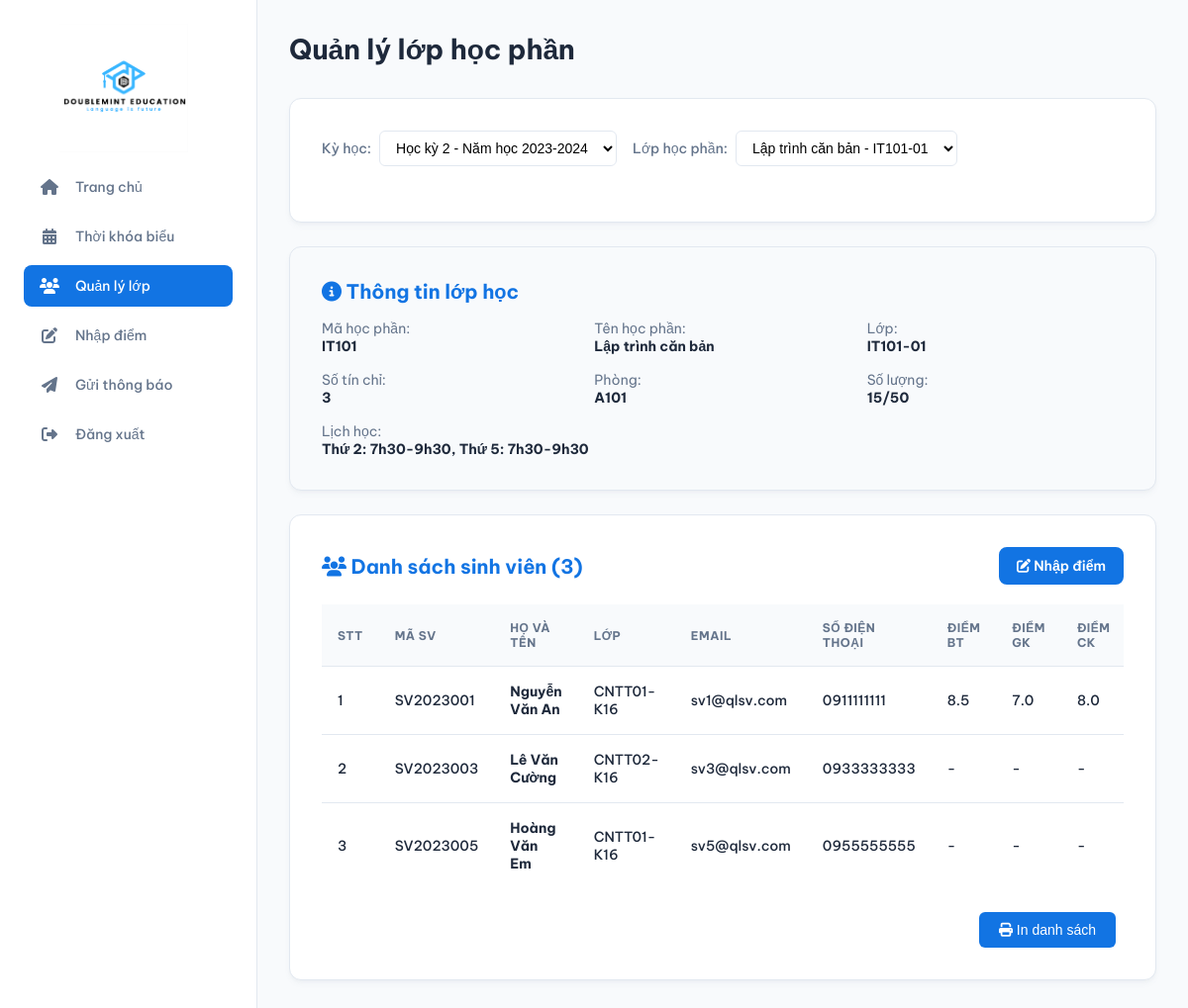
The app's page /teacher/quan_ly_lop.php (signed in) with its own data.
### tables this page shows
CREATE TABLE class_courses (
    id INT AUTO_INCREMENT PRIMARY KEY,
    course_id INT NOT NULL,
    teacher_id INT NOT NULL,
    semester_id INT NOT NULL,
    class_name VARCHAR(100) NOT NULL,
    schedule TEXT,
    room VARCHAR(50),
    current_students INT DEFAULT 0,
    max_students INT DEFAULT 50,
    status ENUM('open', 'full', 'closed') DEFAULT 'open',
    created_at TIMESTAMP DEFAULT CURRENT_TIMESTAMP,
    FOREIGN KEY (course_id) REFERENCES courses(id) ON DELETE CASCADE,
    FOREIGN KEY (teacher_id) REFERENCES teachers(id) ON DELETE CASCADE,
    FOREIGN KEY (semester_id) REFERENCES semesters(id) ON DELETE CASCADE,
    INDEX idx_semester (semester_id),
    INDEX idx_teacher (teacher_id)
);

CREATE TABLE courses (
    id INT AUTO_INCREMENT PRIMARY KEY,
    course_code VARCHAR(20) UNIQUE NOT NULL,
    course_name VARCHAR(200) NOT NULL,
    credits INT NOT NULL,
    max_students INT DEFAULT 50,
    description TEXT,
    created_at TIMESTAMP DEFAULT CURRENT_TIMESTAMP,
    INDEX idx_course_code (course_code)
);

CREATE TABLE enrollments (
    id INT AUTO_INCREMENT PRIMARY KEY,
    student_id INT NOT NULL,
    class_course_id INT NOT NULL,
    enrollment_date TIMESTAMP DEFAULT CURRENT_TIMESTAMP,
    status ENUM('registered', 'studying', 'completed', 'dropped') DEFAULT 'registered',
    FOREIGN KEY (student_id) REFERENCES students(id) ON DELETE CASCADE,
    FOREIGN KEY (class_course_id) REFERENCES class_courses(id) ON DELETE CASCADE,
    UNIQUE KEY unique_enrollment (student_id, class_course_id),
    INDEX idx_student (student_id),
    INDEX idx_class_course (class_course_id)
);

CREATE TABLE students (
    id INT AUTO_INCREMENT PRIMARY KEY,
    user_id INT NOT NULL,
    student_code VARCHAR(20) UNIQUE NOT NULL,
    class VARCHAR(50),
    major VARCHAR(100),
    enrollment_year INT,
    gpa DECIMAL(3,2) DEFAULT 0.00,
    total_credits INT DEFAULT 0,
    FOREIGN KEY (user_id) REFERENCES users(id) ON DELETE CASCADE,
    INDEX idx_student_code (student_code)
);

CREATE TABLE users (
    id INT AUTO_INCREMENT PRIMARY KEY,
    email VARCHAR(100) UNIQUE NOT NULL,
    password VARCHAR(255) NOT NULL,
    role ENUM('student', 'teacher', 'admin') NOT NULL,
    full_name VARCHAR(100) NOT NULL,
    phone VARCHAR(15),
    address TEXT,
    status ENUM('active', 'inactive') DEFAULT 'active',
    created_at TIMESTAMP DEFAULT CURRENT_TIMESTAMP,
    updated_at TIMESTAMP DEFAULT CURRENT_TIMESTAMP ON UPDATE CURRENT_TIMESTAMP,
    INDEX idx_email (email),
    INDEX idx_role (role)
);

CREATE TABLE grades (
    id INT AUTO_INCREMENT PRIMARY KEY,
    enrollment_id INT NOT NULL,
    assignment_score DECIMAL(4,2) DEFAULT NULL,
    midterm_score DECIMAL(4,2) DEFAULT NULL,
    final_score DECIMAL(4,2) DEFAULT NULL,
    total_score DECIMAL(4,2) DEFAULT NULL,
    letter_grade VARCHAR(5) DEFAULT NULL,
    updated_at TIMESTAMP DEFAULT CURRENT_TIMESTAMP ON UPDATE CURRENT_TIMESTAMP,
    FOREIGN KEY (enrollment_id) REFERENCES enrollments(id) ON DELETE CASCADE,
    UNIQUE KEY unique_grade (enrollment_id)
);

### config/db_connect.php (called while the page is built, shortened)
<?php
function executeQuery($conn, $sql) {
    $result = $conn->query($sql);
    return $result;
}
function fetchOne($conn, $sql) {
    $result = executeQuery($conn, $sql);
    if ($result && $result->num_rows > 0) {
        return $result->fetch_assoc();
    }
    return null;
}
function fetchAll($conn, $sql) {
    $result = executeQuery($conn, $sql);
    $data = array();
    if ($result && $result->num_rows > 0) {
        while ($row = $result->fetch_assoc()) {
            $data[] = $row;
        }
    }
    return $data;
}
?>

### config/auth.php (called while the page is built, shortened)
<?php
function isLoggedIn() {
    return isset($_SESSION['user_id']) && isset($_SESSION['role']);
}
function getCurrentUser() {
    if (isLoggedIn()) {
        return array(
            'id' => $_SESSION['user_id'] ?? null,
            'email' => $_SESSION['email'] ?? '',
            'role' => $_SESSION['role'] ?? '',
            'full_name' => $_SESSION['full_name'] ?? ''
        );
    }
    return null;
}
function getTeacherIdByUserId($conn, $userId) {
    $sql = "SELECT id FROM teachers WHERE user_id = " . intval($userId);
    $result = fetchOne($conn, $sql);
    return $result ? $result['id'] : null;
}
?>

### teacher/quan_ly_lop.php (the view, shortened to what this page needs)
<?php
require_once '../config/db_connect.php';
require_once '../config/auth.php';
$currentUser = getCurrentUser();
$teacherId = getTeacherIdByUserId($conn, $currentUser['id']);
$sqlCurrentSemester = "SELECT * FROM semesters WHERE is_active = 'yes' LIMIT 1";
$currentSemester = fetchOne($conn, $sqlCurrentSemester);
$sqlSemesters = "SELECT * FROM semesters ORDER BY start_date DESC";
$semesters = fetchAll($conn, $sqlSemesters);
$selectedSemesterId = intval($_GET['semester_id'] ?? ($currentSemester['id'] ?? 0));
$selectedClassId = intval($_GET['class_id'] ?? 0);
$classes = [];
if ($selectedSemesterId > 0) {
    $sqlClasses = "SELECT cc.*, c.course_code, c.course_name, c.credits
                   FROM class_courses cc
                   INNER JOIN courses c ON cc.course_id = c.id
                   WHERE cc.teacher_id = $teacherId AND cc.semester_id = $selectedSemesterId
                   ORDER BY c.course_name";
    $classes = fetchAll($conn, $sqlClasses);
    if ($selectedClassId === 0 && count($classes) > 0) {
        $selectedClassId = $classes[0]['id'];
    }
}
$students = [];
$classInfo = null;
if ($selectedClassId > 0) {
    $sqlClassInfo = "SELECT cc.*, c.course_code, c.course_name, c.credits
                     FROM class_courses cc
                     INNER JOIN courses c ON cc.course_id = c.id
                     WHERE cc.id = $selectedClassId";
    $classInfo = fetchOne($conn, $sqlClassInfo);
    $sqlStudents = "SELECT s.student_code, u.full_name, u.email, u.phone, s.class as student_class,
                    e.id as enrollment_id, e.enrollment_date,
                    g.assignment_score, g.midterm_score, g.final_score, g.total_score, g.letter_grade
                    FROM enrollments e
                    INNER JOIN students s ON e.student_id = s.id
                    INNER JOIN users u ON s.user_id = u.id
                    LEFT JOIN grades g ON e.id = g.enrollment_id
                    WHERE e.class_course_id = $selectedClassId
                    ORDER BY s.student_code";
    $students = fetchAll($conn, $sqlStudents);
}
include '../includes/header.php';
?>
<div class="main-header">
    <div class="page-title">
        <h1>Quản lý lớp học phần</h1>
    </div>
</div>
<div class="card" style="margin-bottom: 24px;">
    <div class="filter-section">
        <div class="filter-group">
            <label for="semester">Kỳ học:</label>
            <select id="semester" name="semester" onchange="window.location.href='quan_ly_lop.php?semester_id=' + this.value">
                <?php foreach ($semesters as $sem): ?>
                    <option value="<?php echo $sem['id']; ?>" <?php echo ($sem['id'] == $selectedSemesterId) ? 'selected' : ''; ?>>
                        <?php echo htmlspecialchars($sem['semester_name']); ?>
                    </option>
                <?php endforeach; ?>
            </select>
        </div>
        <?php if (count($classes) > 0): ?>
            <div class="filter-group">
                <label for="class">Lớp học phần:</label>
                <select id="class" name="class" onchange="window.location.href='quan_ly_lop.php?semester_id=<?php echo $selectedSemesterId; ?>&class_id=' + this.value">
                    <?php foreach ($classes as $cls): ?>
                        <option value="<?php echo $cls['id']; ?>" <?php echo ($cls['id'] == $selectedClassId) ? 'selected' : ''; ?>>
                            <?php echo htmlspecialchars($cls['course_name'] . ' - ' . $cls['class_name']); ?>
                        </option>
                    <?php endforeach; ?>
                </select>
            </div>
        <?php endif; ?>
    </div>
</div>
<?php if ($classInfo): ?>
    <div class="card" style="margin-bottom: 24px; background-color: #f8fafc;">
        <h2 style="font-size: 20px; margin-bottom: 16px; color: var(--primary-color);">
            <i class="fas fa-info-circle"></i> Thông tin lớp học
        </h2>
        <div style="display: grid; grid-template-columns: repeat(auto-fit, minmax(250px, 1fr)); gap: 16px;">
            <div>
                <span style="color: var(--text-secondary); font-size: 14px;">Mã học phần:</span>
                <br>
                <strong><?php echo htmlspecialchars($classInfo['course_code']); ?></strong>
            </div>
            <div>
                <span style="color: var(--text-secondary); font-size: 14px;">Tên học phần:</span>
                <br>
                <strong><?php echo htmlspecialchars($classInfo['course_name']); ?></strong>
            </div>
            <div>
                <span style="color: var(--text-secondary); font-size: 14px;">Lớp:</span>
                <br>
                <strong><?php echo htmlspecialchars($classInfo['class_name']); ?></strong>
            </div>
            <div>
                <span style="color: var(--text-secondary); font-size: 14px;">Số tín chỉ:</span>
                <br>
                <strong><?php echo $classInfo['credits']; ?></strong>
            </div>
            <div>
                <span style="color: var(--text-secondary); font-size: 14px;">Phòng:</span>
                <br>
                <strong><?php echo htmlspecialchars($classInfo['room']); ?></strong>
            </div>
            <div>
                <span style="color: var(--text-secondary); font-size: 14px;">Số lượng:</span>
                <br>
                <strong><?php echo $classInfo['current_students']; ?>/<?php echo $classInfo['max_students']; ?></strong>
            </div>
        </div>
        <div style="margin-top: 16px;">
            <span style="color: var(--text-secondary); font-size: 14px;">Lịch học:</span>
            <br>
            <strong><?php echo htmlspecialchars($classInfo['schedule']); ?></strong>
        </div>
    </div>
    <div class="card">
        <div style="display: flex; justify-content: space-between; align-items: center; margin-bottom: 20px;">
            <h2 style="font-size: 20px; color: var(--primary-color);">
                <i class="fas fa-users"></i> Danh sách sinh viên (<?php echo count($students); ?>)
            </h2>
            <a href="nhap_diem.php?class_id=<?php echo $selectedClassId; ?>" class="btn-outline-primary">
                <i class="fas fa-edit"></i> Nhập điểm
            </a>
        </div>
        <?php if (count($students) > 0): ?>
            <div class="table-container">
                <table class="results-table">
                    <thead>
                        <tr>
                            <th>STT</th>
                            <th>Mã SV</th>
                            <th>Họ và tên</th>
                            <th>Lớp</th>
                            <th>Email</th>
                            <th>Số điện thoại</th>
                            <th>Điểm BT</th>
                            <th>Điểm GK</th>
                            <th>Điểm CK</th>
                        </tr>
                    </thead>
                    <tbody>
                        <?php $stt = 1; foreach ($students as $student): ?>
                            <tr>
                                <td><?php echo $stt++; ?></td>
                                <td><?php echo htmlspecialchars($student['student_code']); ?></td>
                                <td><strong><?php echo htmlspecialchars($student['full_name']); ?></strong></td>
                                <td><?php echo htmlspecialchars($student['student_class']); ?></td>
                                <td><?php echo htmlspecialchars($student['email']); ?></td>
                                <td><?php echo htmlspecialchars($student['phone'] ?? '-'); ?></td>
                                <td>
                                    <?php echo $student['assignment_score'] !== null ? number_format($student['assignment_score'], 1) : '-'; ?>
                                </td>
                                <td>
                                    <?php echo $student['midterm_score'] !== null ? number_format($student['midterm_score'], 1) : '-'; ?>
                                </td>
                                <td>
                                    <?php echo $student['final_score'] !== null ? number_format($student['final_score'], 1) : '-'; ?>
                                </td>
                            </tr>
                        <?php endforeach; ?>
                    </tbody>
                </table>
            </div>
            <div style="margin-top: 24px; text-align: right;">
                <button onclick="window.print()" style="padding: 10px 20px; background-color: var(--primary-color); color: white; border: none; border-radius: 6px; cursor: pointer; font-size: 14px; font-weight: 500; margin-right: 8px;">
                    <i class="fas fa-print"></i> In danh sách
                </button>
            </div>
        <?php else: ?>
            <p style="color: var(--text-secondary); text-align: center; padding: 40px;">
                Chưa có sinh viên nào đăng ký lớp này.
            </p>
        <?php endif; ?>
    </div>
<?php endif; ?>
<?php include '../includes/footer.php'; ?>

### assets/css/style.css (style rules this page uses)
:root { --primary-color: #1274e3; --secondary-color: #f8fafc; --sidebar-bg: #ffffff; --text-primary: #1e293b; --text-secondary: #64748b; --border-color: #e2e8f0; --shadow-color: rgba(100, 116, 139, 0.06); --danger-color: #ff0019; }
* { box-sizing: border-box; margin: 0; padding: 0; }
body { font-family: 'Be Vietnam Pro', sans-serif; background-color: var(--secondary-color); color: var(--text-primary); font-size: 14px; -webkit-font-smoothing: antialiased; -moz-osx-font-smoothing: grayscale; }
.app-body { display: flex; }
.main-header { display: flex; justify-content: space-between; align-items: center; margin-bottom: 32px; }
.main-header .page-title h1 { font-size: 28px; font-weight: 700; color: var(--text-primary); }
.card { background-color: #ffffff; padding: 32px; border-radius: 12px; border: 1px solid var(--border-color); box-shadow: 0 4px 6px -1px var(--shadow-color), 0 2px 4px -2px var(--shadow-color); }
.filter-section { margin-bottom: 24px; display: flex; align-items: center; flex-wrap: wrap; gap: 16px; }
.filter-section .filter-group { display: flex; align-items: center; gap: 8px; }
.filter-section label { font-weight: 500; color: var(--text-secondary); }
.filter-section select, .filter-section input { padding: 8px 12px; border: 1px solid var(--border-color); border-radius: 6px; font-size: 14px; background-color: #fff; }
.table-container { overflow-x: auto; }
.results-table { width: 100%; border-collapse: collapse; min-width: 600px; }
.results-table th, .results-table td { padding: 16px; text-align: left; border-bottom: 1px solid var(--border-color); }
.results-table thead { background-color: var(--secondary-color); }
.results-table th { font-weight: 700; font-size: 12px; color: var(--text-secondary); text-transform: uppercase; letter-spacing: 0.5px; }
.results-table tbody tr:last-child td { border-bottom: none; }
.results-table tbody td { font-weight: 500; }
.btn-outline-primary { display: inline-block; padding: 8px 16px; font-size: 14px; font-weight: 600; text-align: center; text-decoration: none; border: 2px solid var(--primary-color); background-color: var(--primary-color); color: #fff; border-radius: 8px; transition: all 0.2s ease-in-out; }

### records on screen
class_courses: course.course_code "IT101", course.course_name "Lập trình căn bản", class_name "IT101-01", course.credits "3", room "A101", current_students "15", max_students "50", schedule "Thứ 2: 7h30-9h30, Thứ 5: 7h30-9h30"
enrollments: student.student_code "SV2023001", users.full_name "Nguyễn Văn An", student.class "CNTT01-K16", users.email "sv1@qlsv.com", users.phone "0911111111", grades.assignment_score "8.5", grades.midterm_score "7.0", grades.final_score "8.0"
enrollments: student.student_code "SV2023003", users.full_name "Lê Văn Cường", student.class "CNTT02-K16", users.email "sv3@qlsv.com", users.phone "0933333333"
enrollments: student.student_code "SV2023005", users.full_name "Hoàng Văn Em", student.class "CNTT01-K16", users.email "sv5@qlsv.com", users.phone "0955555555"

### other values on screen
$menu['text'] "Trang chủ"
$menu['text'] "Thời khóa biểu"
$menu['text'] "Quản lý lớp"
$menu['text'] "Nhập điểm"
$menu['text'] "Gửi thông báo"
count($students) "3"
form field semester "Học kỳ 2 - Năm học 2023-2024"
form field class "Lập trình căn bản - IT101-01"
